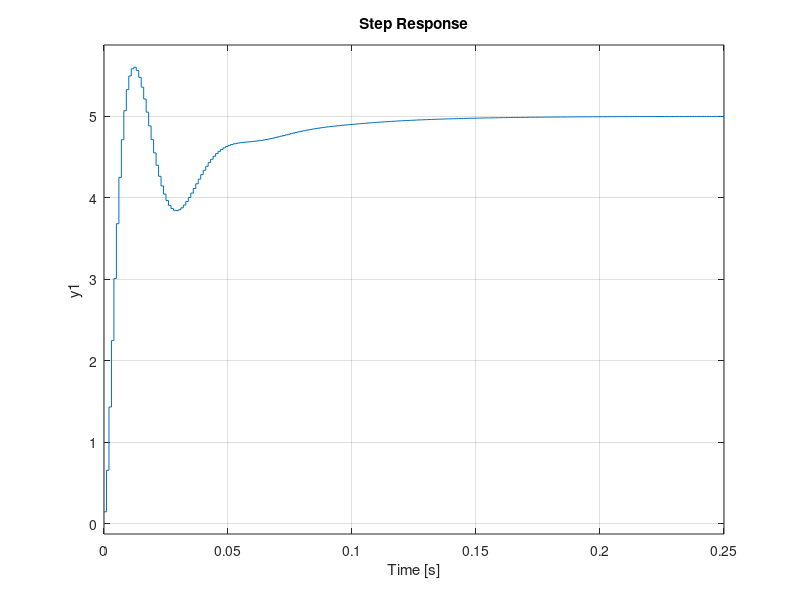
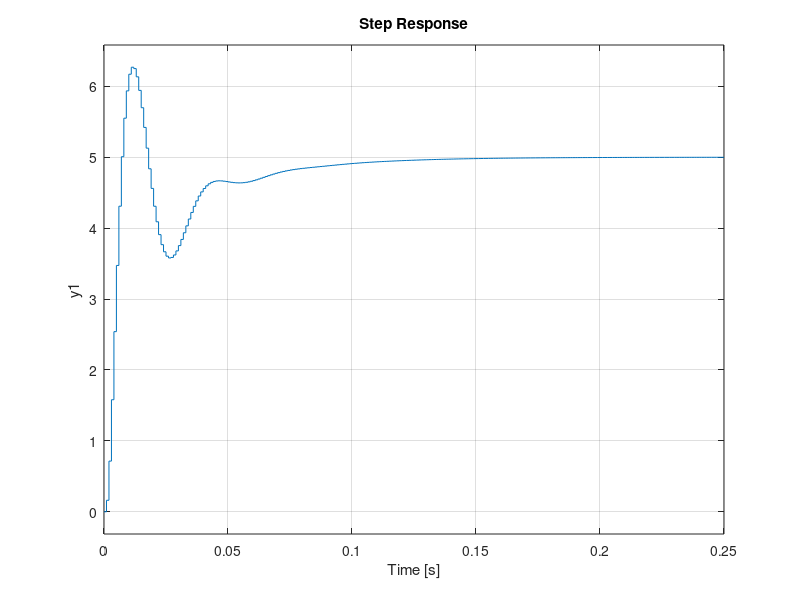

These figures' MATLAB source, in order: (Note: this script raises an error after producing the figures.)
%%julio loez prelab 1%%

r1=1000;
r2=10000;
r3=10000;
c1=0.000001;
c2=0.0000001;
c3=0.00001;
k1=(r1*r2*3*c1*c2*c3);
k2=c2*(r3*c3*r1+r3*c3*r2+r1*c1*r2+r1*c1*r3);
k3=(r1*c1+c2*(r1+r2+r3));
G= tf([1],[k1 k2 k3 1]);
step(G);
%%%%%%%%%%%%%%%%%%%%%%%%%%%%%%%%%%%%%%%%%%%%%%%%%%%%%%%%%%%%%%%%%%%%%%
%parte 4

G1 = tf([1e07], [1, 1120, 3.1e04, 1e07]);
KP = 2.6721;
KI = 91.7418;
KD = 0.019204;
N  = 25943.8814;
Ts = 0.001;
PIDF = pid(KP,KI,KD,1/N);

%%%%%%%%%%%%%%%%%%%%%%%%%%%%%%%%%%%%%%%%%%%%%%%%%%%%%%%%%%
H = c2d(PIDF,Ts,'tustin');
H_P = c2d(G1,Ts,'tustin');
G_T = feedback(H*H_P,1,-1);
figure(1);
step(5*G_T,0.25);


%%%%%%%%%%%%%%%%%%%%%%%%%%%%%%%%%%%%%%%%%%%%%%%%%%%%%%%%%%
H1 = c2d(PIDF,Ts,'matched');
H_P1 = c2d(G1,Ts,'matched');
G_M = feedback(H1*H_P1,1,-1);
figure(2);
step(5*G_M,0.25);


%%%%%%%%%%%%%%%%%%%%%%%%%%%%%%%%%%%%%%%%%%%%%%%%%%%%%%%%%%
BEuler = pid(KP,KI,KD,1/N,Ts,'IFormula','BackwardEuler','DFormula','BackwardEuler');




%syms s z;
%s = (z-1)/(Ts*z);
%G1_2 = 1e07/(s^3 + 1120*s^2 +3.1e04*s + 1e07);
%snew = subs(G1_2,s,z);
%snew_1 = simplify(snew);

z=tf("z",Ts)
TfB=(10*z^3) / (2161*z^3 - 5271*z^2 + 4120*z - 1000);
G_B = feedback(TfB*BEuler,1,-1);
figure(3);
step(5*G_B,0.25);



